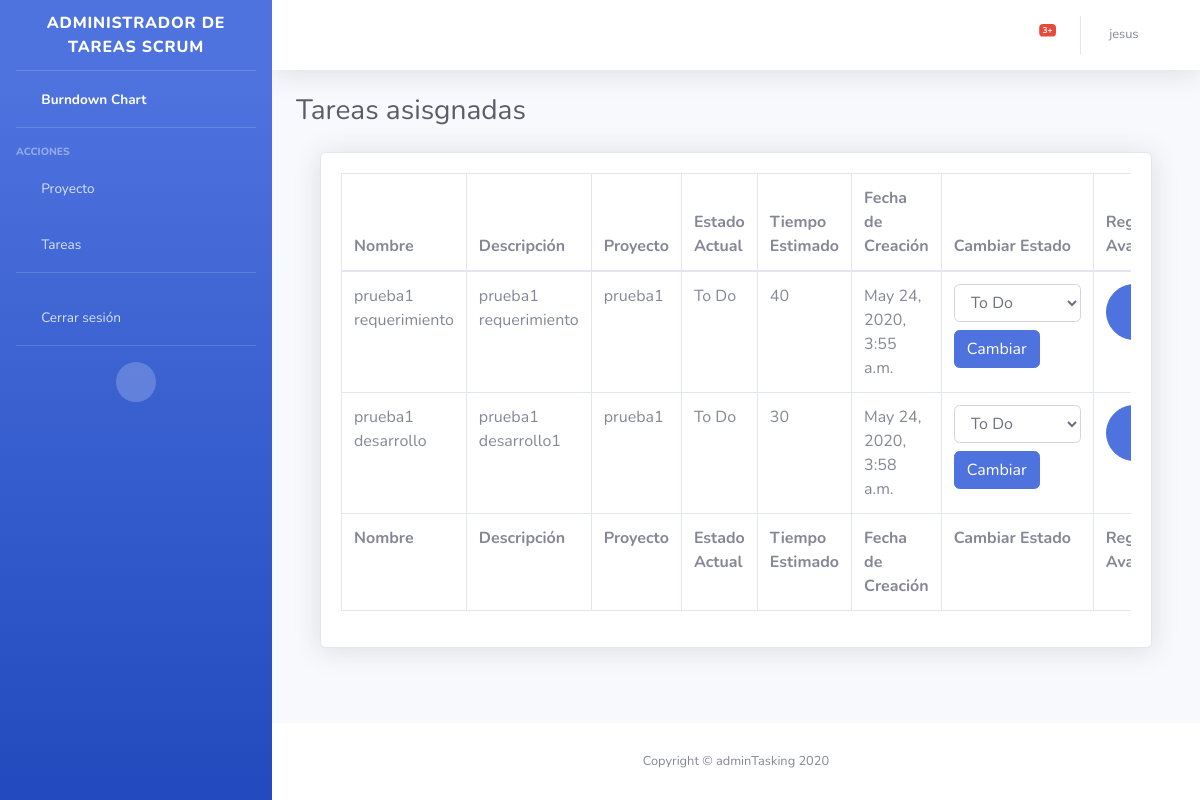
Page /list-tareas-asignadas/ (signed in) on the committed database.
### app/models.py (models this page shows, shortened)
class Tarea(models.Model):
    nombre = models.CharField(max_length=200, null=False)
    descripcion = models.TextField(null=True)
    tiempoEstimado = models.IntegerField(null=True)
    fechaCreacion = models.DateTimeField(auto_now_add=True)
    developer =models.ForeignKey(User,
                  related_name='developer',
                  null=True,
                  on_delete=models.PROTECT)
    proyecto =models.ForeignKey(Proyecto,
                  related_name='proyecto',
                  null=False,
                  on_delete=models.PROTECT)
    estadoActual =models.ForeignKey(Estado,
                  related_name='estadoActual',
                  null=False,
                  on_delete=models.PROTECT)
    class Meta:
        app_label = 'app'

class Proyecto(models.Model):
    nombre = models.CharField(max_length=45, null=False)
    descripcion = models.CharField(max_length=45, null=True)
    productOwner =models.ForeignKey(User,
                  related_name='productOwner',
                  null=False,
                  on_delete=models.PROTECT)
    def __str__(self):
        return self.nombre
    class Meta:
        app_label = 'app'

class Estado(models.Model):
    nombre = models.CharField(max_length=45, null=False)
    def __str__(self):
        return self.nombre
    class Meta:
        app_label = 'app'

### app/views.py (the view)
# urls.py: path('list-tareas-asignadas/', views.list_tareas_asignadas, name='list_tareas_asignadas'),
@login_required
def list_tareas_asignadas(request):
    developer=User.objects.get(id=request.user.id)
    lista_tareas=Tarea.objects.filter( developer_id=developer.id)
    estados=Estado.objects.all()
    contexto = {
        'lista_tareas': lista_tareas,
        'estados': estados
    }
    return render(request, "app/tareas_asignadas.html",contexto)

### app/templates/app/tareas_asignadas.html (shortened to what this page needs)
{% extends "app/base.html" %}
{% load static %}
{% block contenido %}
<div class="d-sm-flex align-items-center justify-content-between mb-4">
    <h1 class="h3 mb-0 text-gray-800">Tareas asisgnadas</h1>
</div>
<div class="container-fluid">
    <div class="card shadow mb-4">
        <div class="card-body">
            <div class="table-responsive">
                <table class="table table-bordered" id="dataTable" width="100%" cellspacing="0">
                    <thead>
                        <tr>
                            <th>Nombre</th>
                            <th>Descripción</th>
                            <th>Proyecto</th>
                            <th>Estado Actual</th>
                            <th>Tiempo Estimado</th>
                            <th>Fecha de Creación</th>
                            <th>Cambiar Estado</th>
                            <th>Registrar Avances</th>
                        </tr>
                    </thead>
                    <tfoot>
                        <tr>
                            <th>Nombre</th>
                            <th>Descripción</th>
                            <th>Proyecto</th>
                            <th>Estado Actual</th>
                            <th>Tiempo Estimado</th>
                            <th>Fecha de Creación</th>
                            <th>Cambiar Estado</th>
                            <th>Registrar Avances</th>
                        </tr>
                    </tfoot>
                    <tbody>
                        {% for tarea in lista_tareas %}
                        <tr>
                            <td>{{ tarea.nombre }}</td>
                            <td>{{ tarea.descripcion }}</td>
                            <td>{{ tarea.proyecto }}</td>
                            <td>{{ tarea.estadoActual }}</td>
                            <td>{{ tarea.tiempoEstimado }}</td>
                            <td>{{ tarea.fechaCreacion }}</td>
                            <td>
                                <form class="form-inline" action="{% url 'app:cambiar_estado' %}" method="post" id="form_{{tarea.id}}">
                                    <div class="form-group mb-2">
                                        <select name="estado" id="estado" class="form-control" required>
                                            {% for e in estados %}
                                            <option value="{{e.id}}" {% if e.id == tarea.estadoActual_id %}
                                                selected="true" {%endif %}>{{e.nombre}}</option>
                                            {% endfor %}
                                        </select>
                                    </div>
                                    <button type="submit" class="btn btn-primary mb-2">Cambiar</button>
                                </form>
                            </td>
                            <td>
                                <form class="user" action="{% url 'app:form_avance' %}" method="post">
                                    <button class="btn btn-primary btn-circle btn-lg" type="submit"><i
                                            class="fas fa-clipboard-list"></i>
                                    </button>
                                </form>
                            </td>
                        </tr>
                        {% endfor %}
                    </tbody>
                </table>
            </div>
        </div>
    </div>
</div>
{% endblock %}

### app/templates/app/base.html (shortened to what this page needs)
{% load static %}
<!DOCTYPE html>
<html lang="en">
<head>
    <link href="{% static 'app/vendor/fontawesome-free/css/all.min.css' %}" rel="stylesheet" type="text/css">
    <link href="{% static 'app/css/sb-admin-2.min.css' %}" rel="stylesheet">
</head>
<body id="page-top">
    <div id="wrapper">
        <ul class="navbar-nav bg-gradient-primary sidebar sidebar-dark accordion" id="accordionSidebar">
            <a class="sidebar-brand d-flex align-items-center justify-content-center" href="{% url 'app:index' %}">
                <div class="sidebar-brand-text mx-3">Administrador de tareas Scrum</div>
            </a>
            <hr class="sidebar-divider my-0">
            <li class="nav-item active">
                <a class="nav-link" href="{% url 'app:index' %}">
                    <i class="fas fa-fw fa-chart-area"></i>
                    <span>Burndown Chart</span></a>
            </li>
            <hr class="sidebar-divider">
            <div class="sidebar-heading">
                Acciones
            </div>
            <li class="nav-item">
                <a class="nav-link collapsed" href="#" data-toggle="collapse" data-target="#collapseTwo"
                    aria-expanded="true" aria-controls="collapseTwo">
                    <i class="fas fa-fw fa-drafting-compass"></i>
                    <span>Proyecto</span>
                </a>
            </li>
            <li class="nav-item">
                <a class="nav-link collapsed" href="#" data-toggle="collapse" data-target="#collapseUtilities"
                    aria-expanded="true" aria-controls="collapseUtilities">
                    <i class="fas fa-fw fa-clipboard-list"></i>
                    <span>Tareas</span>
                </a>
            </li>
            <hr class="sidebar-divider">
            <li class="nav-item">
                <a class="nav-link" href="#" data-toggle="modal" data-target="#logoutModal">
                    <i class="fas fa-fw fa-sign-out-alt"></i>
                    <span>Cerrar sesión</span></a>
            </li>
            <hr class="sidebar-divider d-none d-md-block">
            <div class="text-center d-none d-md-inline">
                <button class="rounded-circle border-0" id="sidebarToggle"></button>
            </div>
        </ul>
        <div id="content-wrapper" class="d-flex flex-column">
            <div id="content">
                <nav class="navbar navbar-expand navbar-light bg-white topbar mb-4 static-top shadow">
                    <ul class="navbar-nav ml-auto">
                        <li class="nav-item dropdown no-arrow mx-1">
                            <a class="nav-link dropdown-toggle" href="#" id="alertsDropdown" role="button"
                                data-toggle="dropdown" aria-haspopup="true" aria-expanded="false">
                                <i class="fas fa-bell fa-fw"></i>
                                <span class="badge badge-danger badge-counter">3+</span>
                            </a>
                        </li>
                        <li class="nav-item dropdown no-arrow">
                            <a class="nav-link dropdown-toggle " href="#" id="userDropdown" role="button"
                                data-toggle="dropdown" aria-haspopup="true" aria-expanded="false">
                                <span class="mr-2 d-none d-lg-inline text-gray-600 small">{{ request.user.first_name }}
                                </span>
                                <div class="fas fa-user fa-sm fa-fw mr-2 text-gray-400"></div>
                            </a>
                        </li>
                    </ul>
                </nav>
                <div class="container-fluid">
                    {% block contenido %} {% endblock %}
                </div>
            </div>
            <footer class="sticky-footer bg-white">
                <div class="container my-auto">
                    <div class="copyright text-center my-auto">
                        <span>Copyright &copy; adminTasking 2020</span>
                    </div>
                </div>
            </footer>
        </div>
    </div>
</body>
</html>

### rows in the picture
Tarea: nombre "prueba1 requerimiento", descripcion "prueba1 requerimiento", proyecto "prueba1", estadoActual "To Do", tiempoEstimado "40", fechaCreacion "May 24, 2020, 3:55 a.m.", estado "To Do"
Tarea: nombre "prueba1 desarrollo", descripcion "prueba1 desarrollo1", proyecto "prueba1", estadoActual "To Do", tiempoEstimado "30", fechaCreacion "May 24, 2020, 3:58 a.m.", estado "To Do"

### other values in the picture
{{ request.user.first_name }} "jesus"
